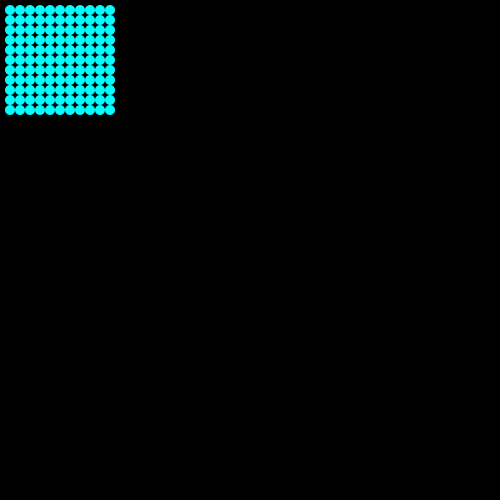
Frame 1 (no input)
Frame 60 (the mouse pressed at the canvas centre just before this capture): identical to frame 1, image omitted
Frame 120 (the mouse held since frame 60 and released just before this capture): identical to frame 1, image omitted

The Processing sketch that drew this single still picture (run headless with seeded random() and noise(); from frame 60 on, the mouse is pressed at the canvas centre):

// Processing sketch: processing_38081
// ── processing_38081.pde

int ellipseSize = 10; 
void setup (){
  size(500, 500);
  background(0, 0, 0);
  smooth();
  noStroke();
}
 
void draw (){
  background(0, 0, 0);

  //declaring variables
  float xPos = 10;
  float yPos = 10;
  float coloring;
  //nested for loops 
  //defines the x coordinate
  for (int x = 0; x<= 10 ; x++) 
  {
    //defines y coordinate
      for (int y=0 ; y<=10; y++) 
      {
        //concentric ellipses
        //for (int ellipseSize = 50; ellipseSize >= 10; ellipseSize -=5) 
        //{
          //determining position by grid
          //xPos = x;
          //yPos = y;
          //somewhat random color change from left to right
          //coloring = map(255, 0, mouseX, 0, 0);
          fill(0, 255, 255);
          
          ellipse(xPos, yPos, ellipseSize, ellipseSize);
          yPos += 10;
        //}
      }
    yPos = 10;
    xPos +=10;  
  }
}


                
                                
